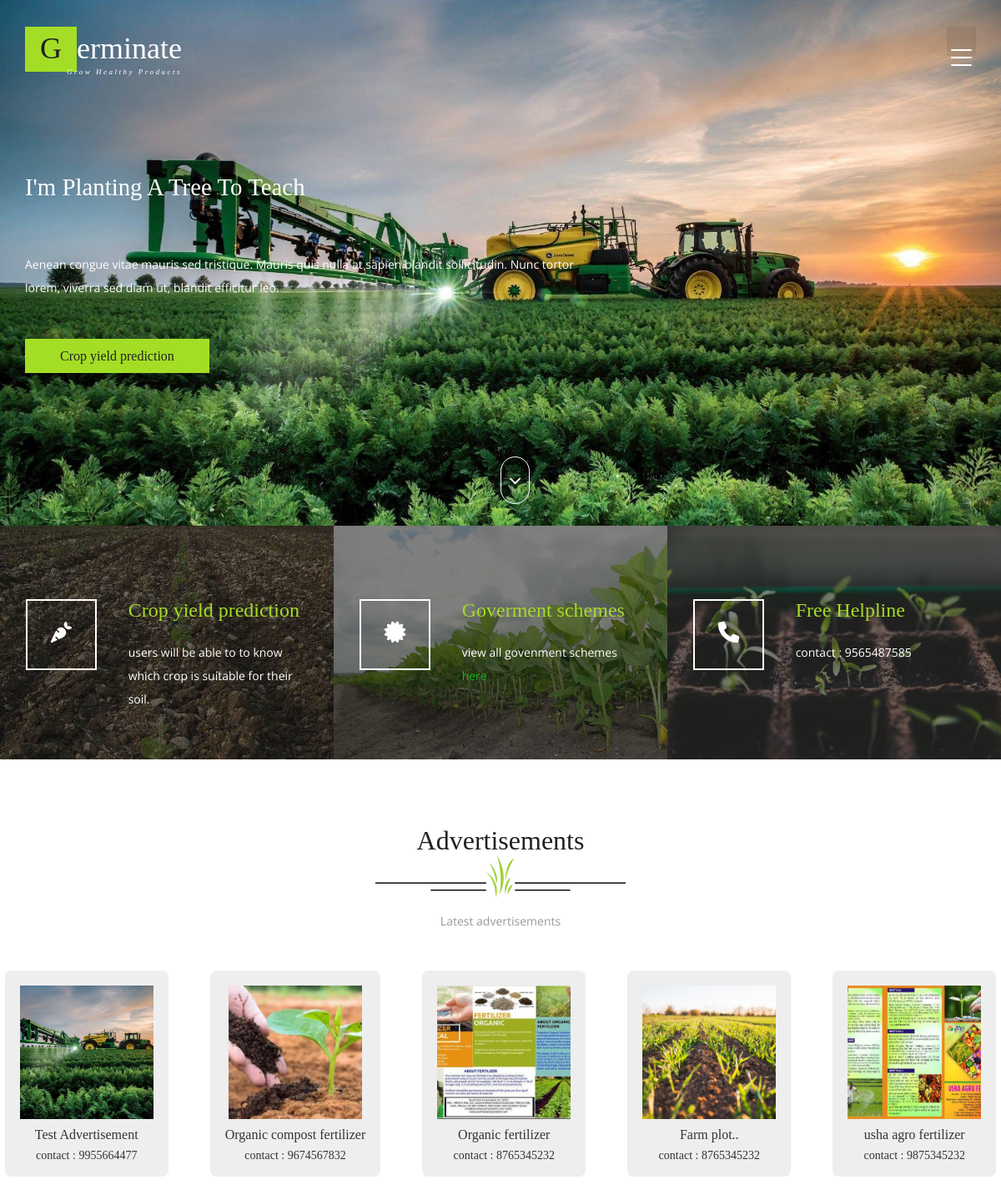
Screenshot of /ads/ (signed in) with the database file from the repository.
### App/models.py (models this page shows, shortened)
class Advertisement(models.Model):
    name = models.CharField(default="none",max_length=500)
    user = models.ForeignKey(User,on_delete=models.CASCADE)
    image = models.ImageField(upload_to='ads',default = "default.jpg")
    contact = models.CharField(default="none",max_length=500)
    date = models.DateTimeField(default=datetime.datetime.now())

### App/views.py (the view)
# urls.py: path('ads/', views.ads, name='ads'),
def ads(request):
    ads = Advertisement.objects.all()
    profile = userProfile.objects.filter(user = request.user).first()
    return render(request,'advertisement.html',{"advertisements":ads,"profile":profile})

### App/templates/advertisement.html (shortened to what this page needs)
{% load static %}
<!DOCTYPE html>
<html lang="en">
<head>
<link href="{% static 'css/bootstrap.css' %}" rel="stylesheet" type="text/css" media="all" />
<link href="{% static 'css/style.css' %}" rel="stylesheet" type="text/css" media="all" />
<link href="{% static 'css/mislider.css' %}" rel="stylesheet" type="text/css" />
<link href="{% static 'css/mislider-custom.css' %}" rel="stylesheet" type="text/css" />
<link href="{% static 'css/font-awesome.css' %}" rel="stylesheet">
<link rel="stylesheet" href="https://cdnjs.cloudflare.com/ajax/libs/font-awesome/6.0.0-beta3/css/all.min.css" />
</head>
<body>
<body>
	<div class="banner">
		<div class="container">
			<div class="w3_agileits_banner_main_grid">
				<div class="w3_agile_logo">
					<h1><a href="index.html"><span>G</span>erminate<i>Grow healthy products</i></a></h1>
				</div>
				<div class="agileits_w3layouts_menu">
					<div class="shy-menu">
						<a class="shy-menu-hamburger">
							<span class="layer top"></span>
							<span class="layer mid"></span>
							<span class="layer btm"></span>
						</a>
					</div>
				</div>
				<div class="clearfix"> </div>
			</div>
			<div class="w3_banner_info">
				<div class="w3_banner_info_grid">
					<h3 class="test">I'm Planting A Tree To Teach Me To Gather Strength From My Deepest Roots</h3>
					<p>Aenean congue vitae mauris sed tristique. Mauris quis nulla at sapien blandit
						sollicitudin. Nunc tortor lorem, viverra sed diam ut, blandit efficitur leo.</p>
					<ul>
						<li onclick="showCrop()"><a href="#" class="w3ls_more"  data-target="#myModal">Crop yield prediction</a></li>
					</ul>
				</div>
			</div>
			<div class="thim-click-to-bottom">
				<a href="#welcome_bottom" class="scroll">
					<i class="fa  fa-chevron-down"></i>
				</a>
			</div>
		</div>
	</div>
	<div class="banner-bottom">
		<div class="col-md-4 agileits_banner_bottom_left">
			<div class="agileinfo_banner_bottom_pos">
				<div class="w3_agileits_banner_bottom_pos_grid">
					<div class="col-xs-4 wthree_banner_bottom_grid_left">
						<div class="agile_banner_bottom_grid_left_grid hvr-radial-out">
							<i class="fa-solid fa-carrot"></i>
						</div>
					</div>
					<div class="col-xs-8 wthree_banner_bottom_grid_right" onclick="showCrop()" style="cursor: pointer;">
						<h4>Crop yield prediction</h4>
						<p>users will be able to to know which crop is suitable for their soil.</p>
					</div>
					<div class="clearfix"> </div>
				</div>
			</div>
		</div>
		<div class="col-md-4 agileits_banner_bottom_left1">
			<div class="agileinfo_banner_bottom_pos">
				<div class="w3_agileits_banner_bottom_pos_grid">
					<div class="col-xs-4 wthree_banner_bottom_grid_left">
						<div class="agile_banner_bottom_grid_left_grid hvr-radial-out">
							<i class="fa fa-certificate" aria-hidden="true"></i>
						</div>
					</div>
					<div class="col-xs-8 wthree_banner_bottom_grid_right">
						<h4>Goverment schemes</h4>
						<p>view all govenment schemes <a href="https://agricoop.nic.in/en/ministry-major-schemes" style="color: rgb(19, 182, 30);"> here</a></p>
					</div>
					<div class="clearfix"> </div>
				</div>
			</div>
		</div>
		<div class="col-md-4 agileits_banner_bottom_left2">
			<div class="agileinfo_banner_bottom_pos">
				<div class="w3_agileits_banner_bottom_pos_grid">
					<div class="col-xs-4 wthree_banner_bottom_grid_left">
						<div class="agile_banner_bottom_grid_left_grid hvr-radial-out">
							<i class="fa-solid fa-phone"></i>
						</div>
					</div>
					<div class="col-xs-8 wthree_banner_bottom_grid_right">
						<h4>Free Helpline</h4>
						<p>contact : 9565487585</p>
					</div>
					<div class="clearfix"> </div>
				</div>
			</div>
		</div>
	</div>
	<div class="welcome">
		<div class="container">
			<h3 class="agileits_w3layouts_head">Advertisements</span></h3>
			<div class="w3_agile_image">
				<img src="{% static 'images/1.png' %}" alt=" " class="img-responsive" />
			</div>
			<p class="agile_para">Latest advertisements</p>
		</div>
        <div class="products" style="width: 100%;display: flex;flex-direction: row;flex-wrap: wrap;gap: 50px;margin-top: 45px;justify-content: center;align-items: center;">
            {% for ads in advertisements %}
            <center>
            <div class="product" style="padding: 18px;background-color: #eeeeee;width: fit-content;border-radius: 8px;">
                <img src="{{ads.image.url}}" alt="" style="width: 160px;border: 100px;height: 160px;object-fit: cover;">
                <h3 style="margin-top:10px;font-size: 16px;">{{ads.name}}</h3>
                <h3 style="font-size: 14px;margin-top: 8px;">contact : {{ads.contact}}</h3>
            </div>
        </center>
            {% endfor %}
        </div>
	</div>
</body>
</html>

### rows the page displays
Advertisement: image (picture), name "Test Advertisement", contact "9955664477"
Advertisement: image (picture), name "Organic compost fertilizer", contact "9674567832"
Advertisement: image (picture), name "Organic fertilizer", contact "8765345232"
Advertisement: image (placeholder picture), name "Farm plot..", contact "8765345232"
Advertisement: image (picture), name "usha agro fertilizer", contact "9875345232"
